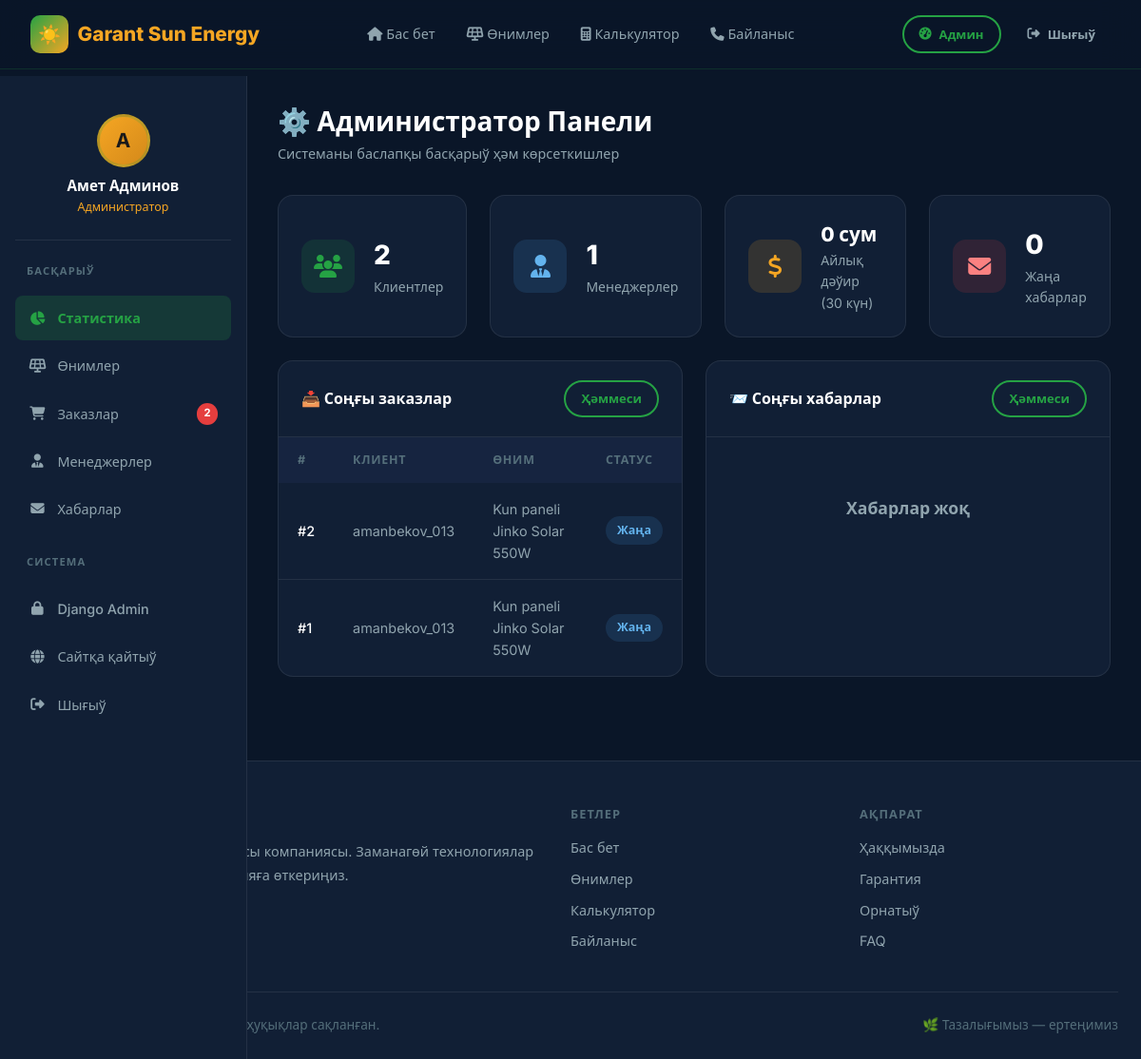
Page /admin-panel/ (signed in) on the committed database.
### core/models.py (models this page shows, shortened)
class CustomUser(AbstractUser):
    ROLE_CHOICES = [
        ('user', 'Пайдаланыўшы'),
        ('manager', 'Менеджер'),
        ('admin', 'Админ'),
    ]
    phone = models.CharField(
        max_length=20,
        blank=True,
        null=True,
        verbose_name='Телефон номер'
    )
    role = models.CharField(
        max_length=10,
        choices=ROLE_CHOICES,
        default='user',
        verbose_name='Роль'
    )
    address = models.TextField(
        blank=True,
        null=True,
        verbose_name='Мекан-жайы'
    )
    created_at = models.DateTimeField(auto_now_add=True, verbose_name='Дизимнен өткен ўақты')
    class Meta:
        verbose_name = 'Пайдаланыўшы'
        verbose_name_plural = 'Пайдаланыўшылар'

class Order(models.Model):
    STATUS_CHOICES = [
        ('new', 'Жаңа'),
        ('accepted', 'Қабыл алынды'),
        ('contacted', 'Клиент пенен байланысылды'),
        ('scheduled', 'Монтаж белгиленди'),
        ('installing', 'Орнатылмақта'),
        ('completed', 'Жуўмақланды'),
        ('cancelled', 'Бийкар етилди'),
    ]
    STATUS_KK = {
        'new': 'Жаңа',
        'accepted': 'Қабыл алынды',
        'contacted': 'Клиент пенен байланысылды',
        'scheduled': 'Монтаж белгиленди',
        'installing': 'Орнатылмақта',
        'completed': 'Жуўмақланды',
        'cancelled': 'Бийкар етилди',
    }
    user = models.ForeignKey(
        CustomUser,
        on_delete=models.CASCADE,
        related_name='orders',
        verbose_name='Пайдаланыўшы'
    )
    product = models.ForeignKey(
        Product,
        on_delete=models.SET_NULL,
        null=True,
        related_name='orders',
        verbose_name='Өним'
    )
    quantity = models.PositiveIntegerField(default=1, verbose_name='Саны')
    status = models.CharField(
        max_length=20,
        choices=STATUS_CHOICES,
        default='new',
        verbose_name='Статус'
    )
    notes = models.TextField(blank=True, null=True, verbose_name='Ескертпелер')
    manager_notes = models.TextField(blank=True, null=True, verbose_name='Менеджер ескертпеси')
    address = models.TextField(blank=True, null=True, verbose_name='Орнатыў мекан-жайы')
    total_price = models.DecimalField(
        max_digits=14,
        decimal_places=0,
        null=True,
        blank=True,
        verbose_name='Жәми баҳасы'
    )
    created_at = models.DateTimeField(auto_now_add=True, verbose_name='Жасалған ўақты')
    updated_at = models.DateTimeField(auto_now=True, verbose_name='Өзгертилген ўақты')
    class Meta:
        verbose_name = 'Заказ'
        verbose_name_plural = 'Заказлар'
        ordering = ['-created_at']
    def get_status_kk(self):
        return self.STATUS_KK.get(self.status, self.status)

class Product(models.Model):
    CATEGORY_CHOICES = [
        ('panel', 'Күн панели'),
        ('battery', 'Батарея'),
        ('inverter', 'Инвертор'),
        ('kit', 'Толық жынаят'),
        ('other', 'Басқа'),
    ]
    title_kk = models.CharField(max_length=200, verbose_name='Аты (КҚ)')
    description_kk = models.TextField(verbose_name='Баянлама (КҚ)')
    category = models.CharField(
        max_length=20,
        choices=CATEGORY_CHOICES,
        default='panel',
        verbose_name='Категория'
    )
    price = models.DecimalField(
        max_digits=12,
        decimal_places=0,
        verbose_name='Баҳасы (сум)'
    )
    power_kw = models.DecimalField(
        max_digits=6,
        decimal_places=2,
        null=True,
        blank=True,
        verbose_name='Қуўаты (кВт)'
    )
    image = models.ImageField(
        upload_to='products/',
        null=True,
        blank=True,
        verbose_name='Сүрет'
    )
    is_active = models.BooleanField(default=True, verbose_name='Жарамлы')
    created_at = models.DateTimeField(auto_now_add=True, verbose_name='Қосылған ўақты')
    updated_at = models.DateTimeField(auto_now=True, verbose_name='Өзгертилген ўақты')
    class Meta:
        verbose_name = 'Өним'
        verbose_name_plural = 'Өнимлер'
        ordering = ['-created_at']

### core/views.py (the view)
# urls.py: path('admin-panel/', views.admin_dashboard, name='admin_dashboard'),
@role_required('admin')
def admin_dashboard(request):
    now = timezone.now()
    last_30_days = now - timedelta(days=30)
    stats = {
        'total_users': CustomUser.objects.filter(role='user').count(),
        'total_managers': CustomUser.objects.filter(role='manager').count(),
        'total_products': Product.objects.filter(is_active=True).count(),
        'total_orders': Order.objects.count(),
        'new_orders': Order.objects.filter(status='new').count(),
        'completed_orders': Order.objects.filter(status='completed').count(),
        'monthly_revenue': Order.objects.filter(
            status='completed',
            created_at__gte=last_30_days
        ).aggregate(total=Sum('total_price'))['total'] or 0,
        'unread_messages': ContactMessage.objects.filter(is_read=False).count(),
    }
    recent_orders = Order.objects.select_related('user', 'product').order_by('-created_at')[:5]
    recent_messages = ContactMessage.objects.order_by('-created_at')[:5]
    return render(request, 'admin_panel/dashboard.html', {
        'stats': stats,
        'recent_orders': recent_orders,
        'recent_messages': recent_messages,
    })

### templates/admin_panel/dashboard.html (shortened to what this page needs)
{% extends 'admin_panel/base_admin.html' %}
{% block adm_content %}
<div class="page-header">
  <div>
    <h1>⚙️ Администратор Панели</h1>
    <p>Системаны баслапқы басқарыў ҳәм көрсеткишлер</p>
  </div>
</div>
<div class="grid-4 mb-3">
  <div class="stat-card">
    <div class="stat-icon green"><i class="fas fa-users"></i></div>
    <div>
      <div class="stat-value">{{ stats.total_users }}</div>
      <div class="stat-label">Клиентлер</div>
    </div>
  </div>
  <div class="stat-card">
    <div class="stat-icon blue"><i class="fas fa-user-tie"></i></div>
    <div>
      <div class="stat-value">{{ stats.total_managers }}</div>
      <div class="stat-label">Менеджерлер</div>
    </div>
  </div>
  <div class="stat-card">
    <div class="stat-icon gold"><i class="fas fa-dollar-sign"></i></div>
    <div>
      <div class="stat-value" style="font-size: 1.3rem;">{{ stats.monthly_revenue|floatformat:0 }} сум</div>
      <div class="stat-label">Айлық дәўир (30 күн)</div>
    </div>
  </div>
  <div class="stat-card">
    <div class="stat-icon red"><i class="fas fa-envelope"></i></div>
    <div>
      <div class="stat-value">{{ stats.unread_messages }}</div>
      <div class="stat-label">Жаңа хабарлар</div>
    </div>
  </div>
</div>
<div class="grid-2 mb-3">
  <div class="table-wrap">
    <div class="table-header">
      <h3>📥 Соңғы заказлар</h3>
      <a href="{% url 'admin_all_orders' %}" class="btn btn-outline btn-sm">Ҳәммеси</a>
    </div>
    {% if recent_orders %}
    <table>
      <thead>
        <tr>
          <th>#</th>
          <th>Клиент</th>
          <th>Өним</th>
          <th>Статус</th>
        </tr>
      </thead>
      <tbody>
        {% for order in recent_orders %}
        <tr>
          <td>#{{ order.pk }}</td>
          <td>{{ order.user.username }}</td>
          <td>{{ order.product.title_kk|default:"—" }}</td>
          <td>
            <span class="status-badge status-{{ order.status }}">
              {{ order.get_status_kk }}
            </span>
          </td>
        </tr>
        {% endfor %}
      </tbody>
    </table>
    {% else %}
    <div class="empty-state">
      <h3>Заказлар жоқ</h3>
    </div>
    {% endif %}
  </div>
  <div class="table-wrap">
    <div class="table-header">
      <h3>📨 Соңғы хабарлар</h3>
      <a href="{% url 'admin_messages' %}" class="btn btn-outline btn-sm">Ҳәммеси</a>
    </div>
    {% if recent_messages %}
    <table>
      <thead>
        <tr>
          <th>Аты</th>
          <th>Телефон</th>
          <th>Ўақыты</th>
        </tr>
      </thead>
      <tbody>
        {% for msg in recent_messages %}
        <tr>
          <td>{{ msg.name }}</td>
          <td>{{ msg.phone }}</td>
          <td>{{ msg.created_at|date:"d.m.Y H:i" }}</td>
        </tr>
        {% endfor %}
      </tbody>
    </table>
    {% else %}
    <div class="empty-state">
      <h3>Хабарлар жоқ</h3>
    </div>
    {% endif %}
  </div>
</div>
{% endblock %}

### templates/admin_panel/base_admin.html (shortened to what this page needs)
{% extends 'base.html' %}
{% block content %}
<div class="dashboard-layout">
  <aside class="sidebar" id="sidebar">
    <div style="text-align:center; padding:1rem 0.5rem 1.5rem; border-bottom:1px solid var(--border-light); margin-bottom:0.5rem;">
      <div class="profile-avatar" style="width:56px; height:56px; font-size:1.3rem; margin-bottom:0.5rem; background:linear-gradient(135deg,var(--gold),var(--gold-dark)); color:#1a1a1a;">
        A
      </div>
      <div style="font-weight:600; color:var(--white); font-size:0.95rem;">{{ user.get_full_name|default:user.username }}</div>
      <div style="font-size:0.78rem; color:var(--gold);">Администратор</div>
    </div>
    <div class="sidebar-title">Басқарыў</div>
    <a href="{% url 'admin_dashboard' %}" class="sidebar-link {% if request.resolver_match.url_name == 'admin_dashboard' %}active{% endif %}" id="adm-home-link">
      <i class="fas fa-chart-pie"></i> Статистика
    </a>
    <a href="{% url 'admin_products' %}" class="sidebar-link {% if 'products' in request.path %}active{% endif %}" id="adm-products-link">
      <i class="fas fa-solar-panel"></i> Өнимлер
    </a>
    <a href="{% url 'admin_all_orders' %}" class="sidebar-link {% if 'orders' in request.path %}active{% endif %}" id="adm-orders-link">
      <i class="fas fa-shopping-cart"></i> Заказлар
      {% if stats.new_orders > 0 %}
        <span class="sidebar-badge red">{{ stats.new_orders }}</span>
      {% endif %}
    </a>
    <a href="{% url 'admin_managers' %}" class="sidebar-link {% if 'managers' in request.path %}active{% endif %}" id="adm-managers-link">
      <i class="fas fa-user-tie"></i> Менеджерлер
    </a>
    <a href="{% url 'admin_messages' %}" class="sidebar-link {% if 'messages' in request.path %}active{% endif %}" id="adm-messages-link">
      <i class="fas fa-envelope"></i> Хабарлар
    </a>
    <div class="sidebar-title" style="margin-top:1rem;">Система</div>
    <a href="/admin/" class="sidebar-link" target="_blank" id="adm-django-link">
      <i class="fas fa-lock"></i> Django Admin
    </a>
    <a href="{% url 'home' %}" class="sidebar-link" id="adm-site-link">
      <i class="fas fa-globe"></i> Сайтқа қайтыў
    </a>
    <a href="{% url 'logout' %}" class="sidebar-link" id="adm-logout-link">
      <i class="fas fa-sign-out-alt"></i> Шығыў
    </a>
  </aside>
  <main class="main-content">
    {% block adm_content %}{% endblock %}
  </main>
</div>
{% endblock %}

### rows in the picture
CustomUser: get_full_name "Амет Админов"
Order: pk "2", user.username "amanbekov_013", product.title_kk "Kun paneli Jinko Solar 550W", get_status_kk "Жаңа"
Order: pk "1", user.username "amanbekov_013", product.title_kk "Kun paneli Jinko Solar 550W", get_status_kk "Жаңа"

### other values in the picture
{{ stats.new_orders }} "2"
{{ stats.total_users }} "2"
{{ stats.total_managers }} "1"
{{ stats.monthly_revenue|floatformat:0 }} "0"
{{ stats.unread_messages }} "0"
